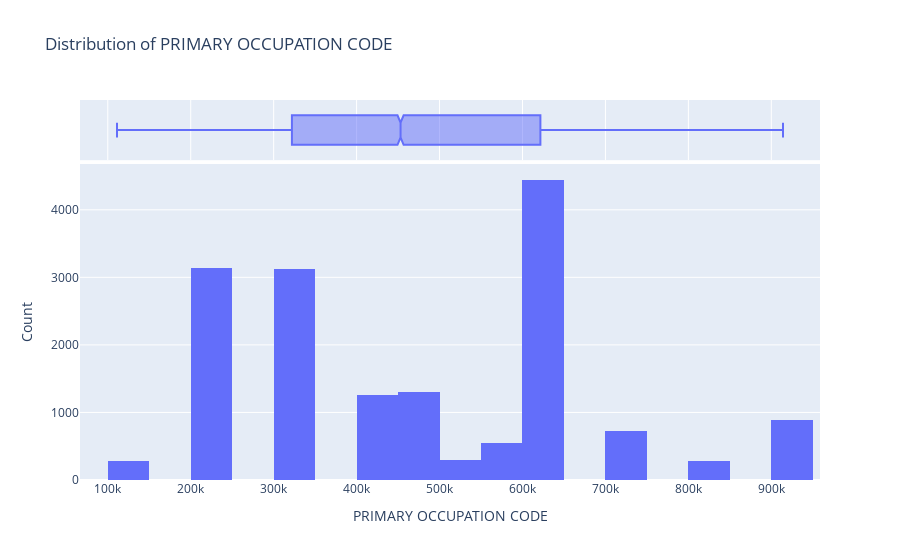

This figure's notebook cell:
### Markdown cell above
## **Step 3: Exploratory Data Analysis (EDA)**

### Code cell
def univariate_analysis_numerical(data):
    """
    Perform univariate analysis for numerical features with interactive visualizations.

    Parameters:
    - data: The input DataFrame.

    Returns:
    - Displays distributions of numerical features.
    """
    print("🔍 Univariate Analysis: Numerical Feature Distributions\n")

    # Identify numerical features
    numerical_features = data.select_dtypes(include=['int64', 'float64']).columns

    # Visualize each numerical feature distribution
    for feature in numerical_features:
        if data[feature].nunique() > 1:  # Ensure feature has variance before plotting
            fig = px.histogram(data, x=feature, nbins=30, title=f"Distribution of {feature}", marginal="box")
            fig.update_layout(xaxis_title=feature, yaxis_title="Count")
            fig.show()

# Apply the function for numerical analysis
univariate_analysis_numerical(dataset1)

### Figure 1 — Plotly figure (JSON) as saved in the notebook; plotly's stock layout.template omitted (floating-point values rounded to 4 significant figures; data arrays with more than 128 entries replaced by an {"elided": "..."} marker saying what was removed)
{"data": [{"bingroup": "x", "hovertemplate": "PRIMARY OCCUPATION CODE=%{x}<br>count=%{y}<extra></extra>", "legendgroup": "", "marker": {"color": "#636efa", "pattern": {"shape": ""}}, "name": "", "nbinsx": 30, "orientation": "v", "showlegend": false, "type": "histogram", "x": {"elided": "16291 float values"}, "xaxis": "x", "yaxis": "y"}, {"hovertemplate": "PRIMARY OCCUPATION CODE=%{x}<extra></extra>", "legendgroup": "", "marker": {"color": "#636efa"}, "name": "", "notched": true, "showlegend": false, "type": "box", "x": {"elided": "16291 float values"}, "xaxis": "x2", "yaxis": "y2"}], "layout": {"barmode": "relative", "legend": {"tracegroupgap": 0}, "title": {"text": "Distribution of PRIMARY OCCUPATION CODE"}, "xaxis": {"anchor": "y", "domain": [0, 1], "title": {"text": "PRIMARY OCCUPATION CODE"}}, "xaxis2": {"anchor": "y2", "domain": [0, 1], "matches": "x", "showgrid": true, "showticklabels": false}, "yaxis": {"anchor": "x", "domain": [0, 0.8316], "title": {"text": "Count"}}, "yaxis2": {"anchor": "x2", "domain": [0.8416, 1], "matches": "y2", "showgrid": false, "showline": false, "showticklabels": false, "ticks": ""}}}
